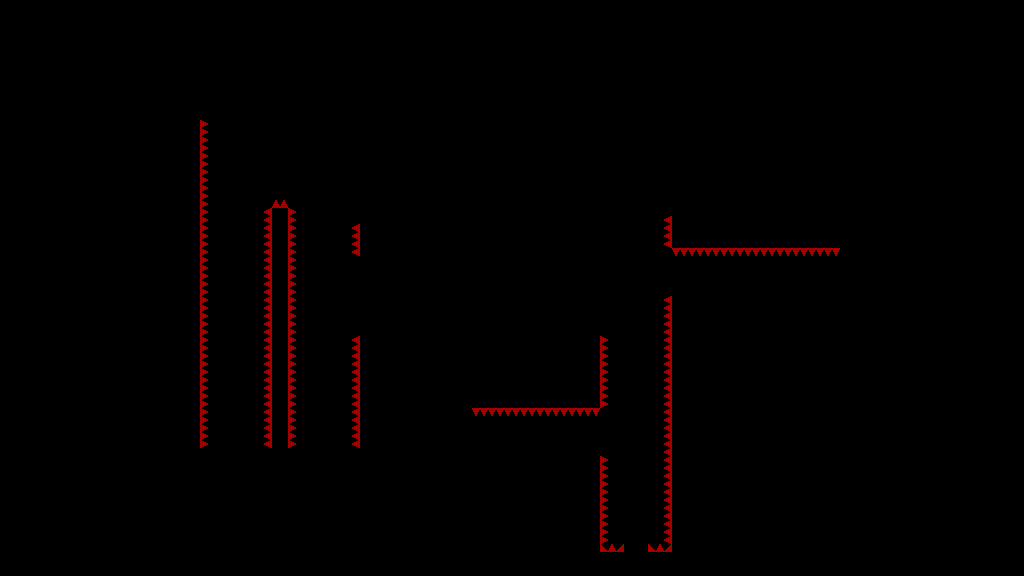

This is a level from a 2D game, rendered from its Tiled map with the project's own tilesets. A one-line summary and the map file follow, with tile-layer data summarised:
An orthogonal 128x72 tile map with 8x8 px tiles, 1 tile layer (T_Spikes) and 46 objects.

<map version="1.4" tiledversion="1.4.3" orientation="orthogonal" renderorder="right-down" width="128" height="72" tilewidth="8" tileheight="8" infinite="0" nextlayerid="8" nextobjectid="692">
 <tileset firstgid="1" source="../../../Sprites/Tiles/DEV/flat/T_spr_nv_flat_0.tsx" />
 <layer id="1" name="T_Spikes" width="128" height="72">
  <data>[9216 cells, 219 non-empty, 2 distinct tile ids]</data>
 </layer>
 <objectgroup id="2" name="C_Solid">
  <object id="661" x="360" y="216" width="184" height="40" />
  <object id="663" x="112" y="64" width="760" height="56" />
  <object id="664" x="360" y="336" width="240" height="72" />
  <object id="665" x="360" y="408" width="208" height="40" />
  <object id="666" x="288" y="448" width="72" height="40" />
  <object id="667" x="272" y="208" width="16" height="280" />
  <object id="668" x="184" y="120" width="16" height="368" />
  <object id="669" x="200" y="448" width="72" height="40" />
  <object id="670" x="184" y="488" width="408" height="88" />
  <object id="671" x="352" y="216" width="8" height="8" />
  <object id="674" x="528" y="120" width="16" height="96" />
  <object id="675" x="624" y="536" width="24" height="16" />
  <object id="676" x="680" y="288" width="40" height="288" />
  <object id="677" x="672" y="216" width="168" height="32" />
  <object id="678" x="720" y="288" width="120" height="32" />
  <object id="679" x="704" y="216" width="16" height="104" />
  <object id="683" x="592" y="456" width="8" height="120" />
  <object id="685" x="360" y="448" width="232" height="40" />
  <object id="687" x="600" y="552" width="72" height="24" />
  <object id="689" x="672" y="296" width="8" height="280" />
  <object id="690" x="672" y="296">
   <polygon points="0,0 8,-8 8,0" />
  </object>
  <object id="691" x="592" y="448">
   <polygon points="0,0 8,8 0,8" />
  </object>
 </objectgroup>
 <objectgroup id="5" name="DEV" visible="0">
  <object id="185" x="752" y="88">
   <polygon points="0,0 24,24 0,24" />
  </object>
  <object id="186" x="824" y="120">
   <polygon points="0,0 24,-24 24,0" />
  </object>
  <object id="187" x="856" y="112">
   <polygon points="0,0 48,0 0,48" />
  </object>
  <object id="188" x="848" y="48">
   <polygon points="0,0 0,48 -48,0" />
  </object>
  <object id="189" x="872" y="184">
   <polygon points="0,0 32,-32 32,0" />
  </object>
  <object id="190" x="712" y="96">
   <polygon points="0,0 24,-24 24,0" />
  </object>
  <object id="191" x="768" y="48">
   <polygon points="0,0 24,24 0,24" />
  </object>
  <object id="192" x="656" y="48">
   <polygon points="0,0 24,24 0,24" />
  </object>
  <object id="193" x="880" y="64">
   <polygon points="0,0 0,24 -24,0" />
  </object>
  <object id="194" x="696" y="48">
   <polygon points="0,0 24,0 0,24" />
  </object>
  <object id="195" x="800" y="112">
   <polygon points="0,0 8,8 0,8" />
  </object>
  <object id="196" x="832" y="144">
   <polygon points="0,0 8,0 0,8" />
  </object>
  <object id="197" x="736" y="48">
   <polygon points="0,0 8,0 0,8" />
  </object>
 </objectgroup>
 <objectgroup id="3" name="C_Balls">
  <object id="519" x="88" y="320" width="8" height="8" />
  <object id="604" x="496" y="200" width="8" height="8" />
  <object id="632" x="88" y="360" width="8" height="8" />
  <object id="680" x="408" y="320" width="8" height="8" />
 </objectgroup>
 <objectgroup id="4" name="C_Orbs">
  <object id="595" x="232" y="328" width="8" height="8" />
  <object id="597" x="232" y="296" width="8" height="8" />
  <object id="599" x="232" y="264" width="8" height="8" />
  <object id="601" x="232" y="232" width="8" height="8" />
  <object id="672" x="232" y="392" width="8" height="8" />
  <object id="673" x="232" y="360" width="8" height="8" />
  <object id="686" x="232" y="424" width="8" height="8" />
 </objectgroup>
 <objectgroup id="7" name="C_Spikes" />
</map>
